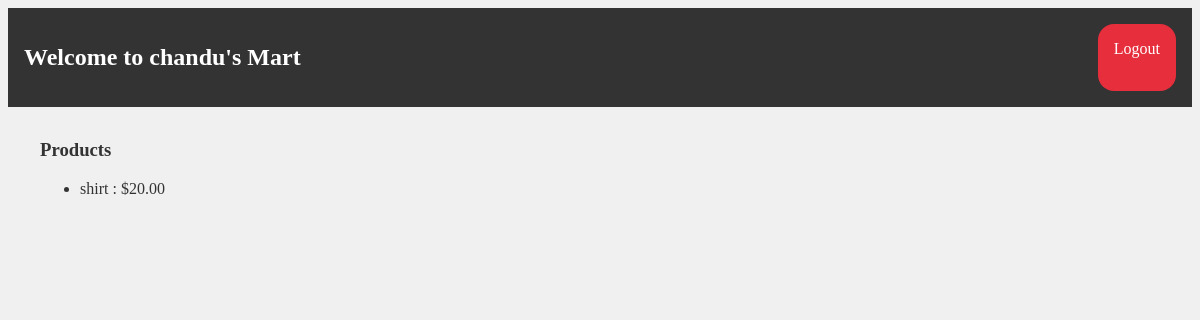
The page /welcome/ on the database as committed earlier.
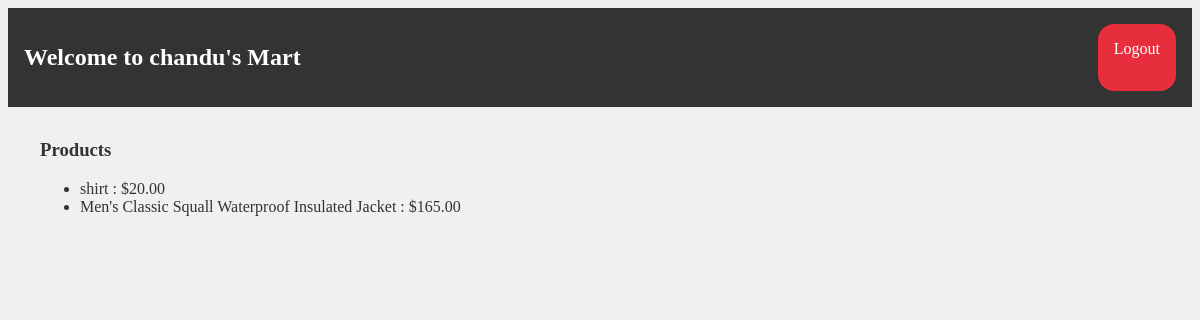
The same page on the database as committed later.
### shopping/models.py (models this page shows, shortened)
class Product(models.Model):
    name = models.CharField(max_length=100)
    description = models.TextField()
    price = models.DecimalField(max_digits=10, decimal_places=2)

### shopping/views.py (the view)
# urls.py: path('welcome/', views.welcome, name='welcome'),
def welcome(request):
    products = Product.objects.all()
    return render(request, 'welcome.html', {'products': products})

### shopping/templates/welcome.html (shortened to what this page needs)
<!DOCTYPE html>
<html>
<head>
</head>
<body>
    <div class="header">
        <h2>Welcome to chandu's Mart</h2>
        <a href="{% url 'logout' %}" class="logout-link">Logout</a>
    </div>
    <div class="content">
        <h3>Products</h3>
        <ul>
            {% for product in products %}
                <li>{{ product.name }} : ${{ product.price }}</li>
            {% endfor %}
        </ul>
    </div>
</body>
</html>

### shopping/templates/welcome.html (style rules this page uses)
body { background-color: #f0f0f0; color: #333; }
.header { display: flex; justify-content: space-between; padding: 1em; background-color: #333; color: white; }
.logout-link { color: rgb(300, 300, 300); text-decoration: none; padding: 1.0em 1em; background-color: #e62e3d; border-radius: 1em; }
.content { margin: 2em; }

Rows that differ between the two databases and show on the page:
added Product: name "Men's Classic Squall Waterproof Insulated Jacket", price "165.00"
